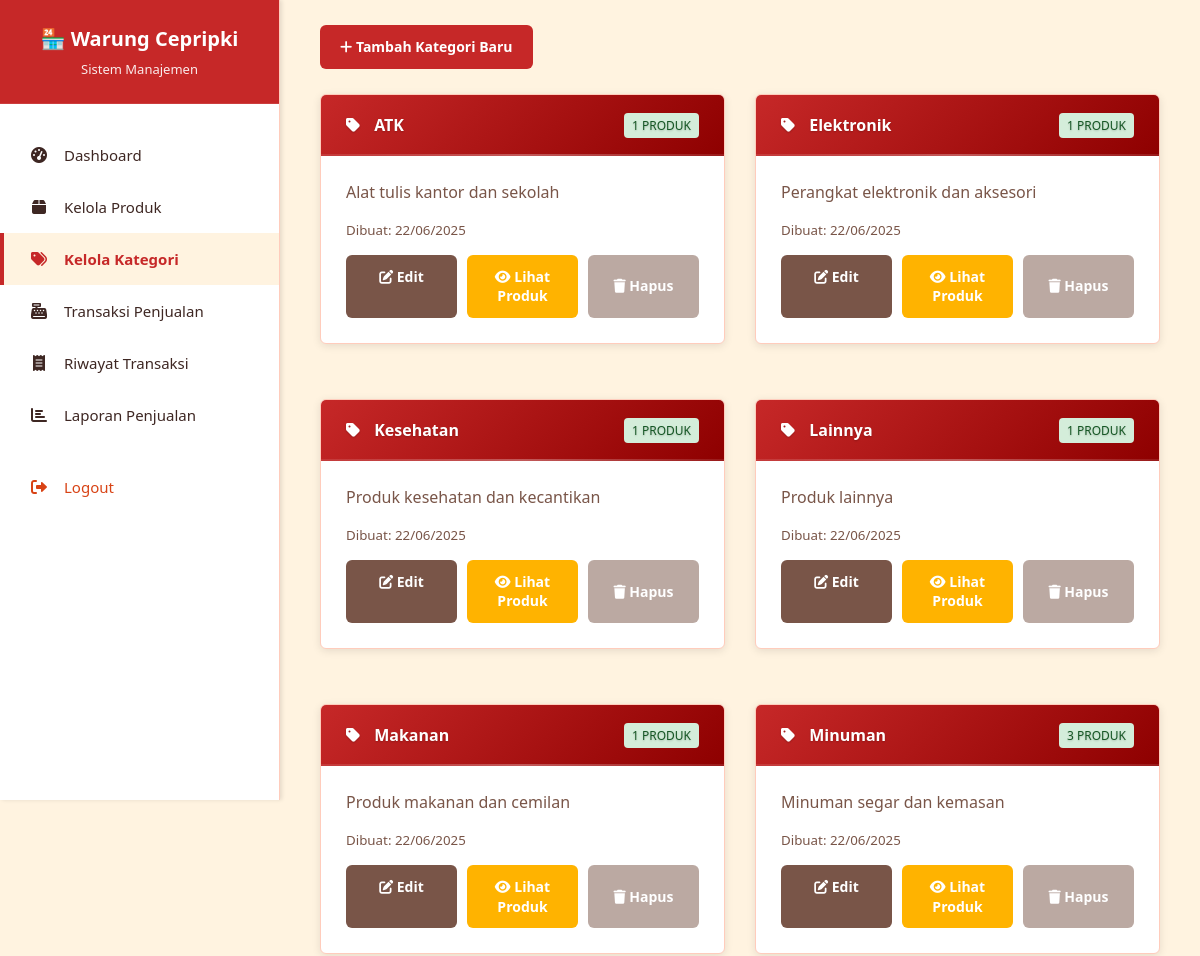
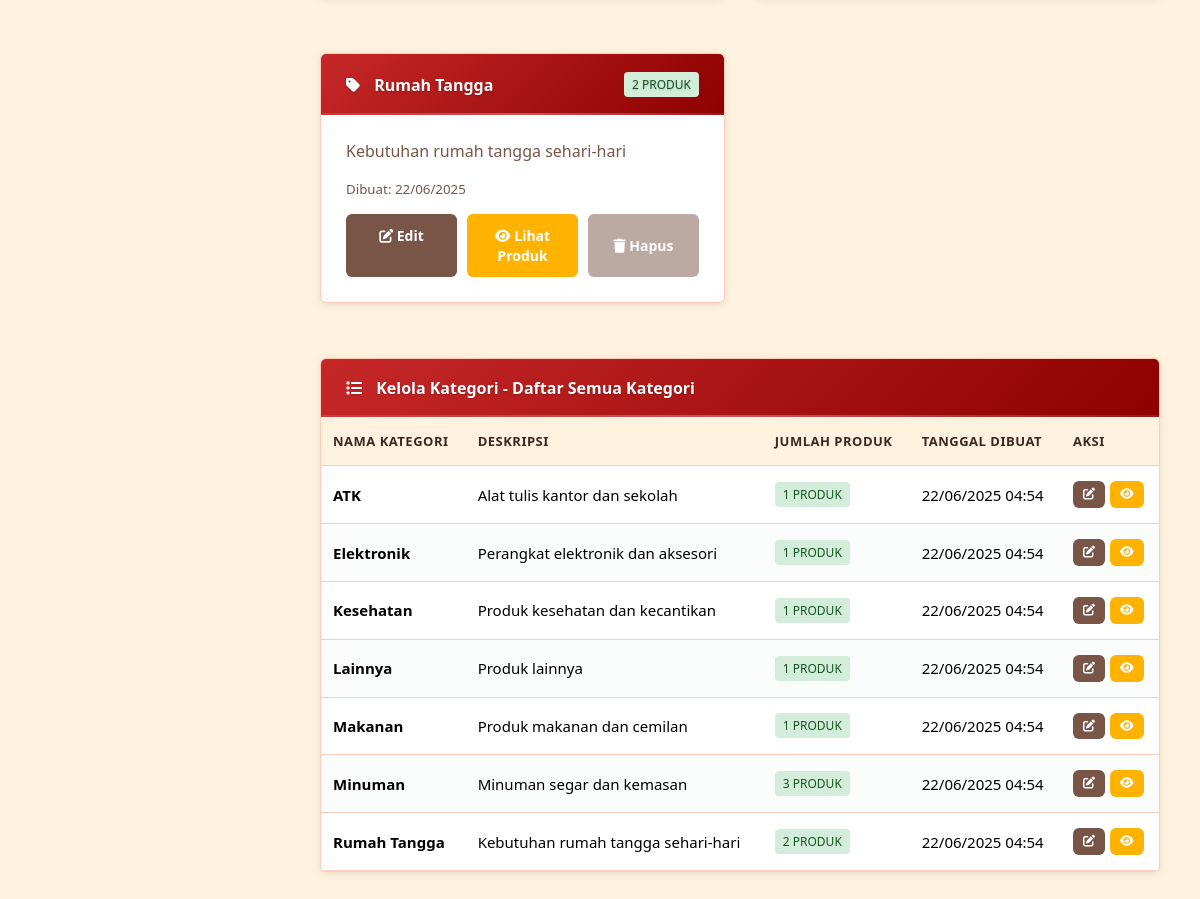
The page /kategori.php (signed in) on the database its author committed (2 pictures, top to bottom).
### tables this page shows
CREATE TABLE kategori (
    id_kategori INT AUTO_INCREMENT PRIMARY KEY,
    nama_kategori VARCHAR(100) NOT NULL,
    deskripsi TEXT,
    created_at TIMESTAMP DEFAULT CURRENT_TIMESTAMP,
    updated_at TIMESTAMP DEFAULT CURRENT_TIMESTAMP ON UPDATE CURRENT_TIMESTAMP
);

### kategori.php (the view, shortened to what this page needs)
<?php
require_once 'includes/layout.php';
try {
    $conn = getConnection();
    $stmt = $conn->query("
        SELECT
            k.id_kategori,
            k.nama_kategori,
            k.deskripsi,
            k.created_at,
            COUNT(p.id_produk) as jumlah_produk
        FROM kategori k
        LEFT JOIN produk p ON k.id_kategori = p.id_kategori AND p.status = 'aktif'
        GROUP BY k.id_kategori, k.nama_kategori, k.deskripsi, k.created_at
        ORDER BY k.nama_kategori ASC
    ");
    $categories = $stmt->fetchAll();
} catch (Exception $e) {
    $error_message = 'Terjadi kesalahan dalam memuat data kategori.';
}
?>
<div class="action-buttons">
    <a href="tambah-kategori.php" class="btn">
        <i class="fas fa-plus"></i> Tambah Kategori Baru
    </a>
</div>
<div class="card-grid">
    <?php foreach ($categories as $category): ?>
    <div class="card">
        <div class="card-header" style="display: flex; justify-content: space-between; align-items: center;">
            <span><i class="fas fa-tag"></i> <?php echo htmlspecialchars($category['nama_kategori']); ?></span>
            <span class="status-badge status-success"><?php echo number_format($category['jumlah_produk']); ?> Produk</span>
        </div>
        <div class="card-body">
            <p style="margin-bottom: 15px; color: var(--text-light);">
                <?php echo htmlspecialchars($category['deskripsi'] ?: 'Tidak ada deskripsi'); ?>
            </p>
            <small style="color: var(--text-light);">
                Dibuat: <?php echo date('d/m/Y', strtotime($category['created_at'])); ?>
            </small>            <div style="margin-top: 15px; display: flex; gap: 10px;">
                <a href="edit-kategori.php?id=<?php echo $category['id_kategori']; ?>" class="btn btn-secondary" style="flex: 1; text-align: center;">
                    <i class="fas fa-edit"></i> Edit
                </a>
                <?php if ($category['jumlah_produk'] > 0): ?>
                <a href="kategori-produk.php?id=<?php echo $category['id_kategori']; ?>" class="btn btn-warning" style="flex: 1; text-align: center;">
                    <i class="fas fa-eye"></i> Lihat Produk
                </a>
                <?php endif; ?>
                <?php if ($category['jumlah_produk'] == 0): ?>
                <a href="hapus-kategori.php?id=<?php echo $category['id_kategori']; ?>"
                   class="btn btn-danger" style="flex: 1; text-align: center;"
                   onclick="return confirm('Yakin ingin menghapus kategori ini?')">
                    <i class="fas fa-trash"></i> Hapus
                </a>
                <?php else: ?>
                <button class="btn btn-danger" style="flex: 1; opacity: 0.5;" disabled title="Tidak dapat dihapus karena masih ada produk">
                    <i class="fas fa-trash"></i> Hapus
                </button>
                <?php endif; ?>
            </div>
        </div>
    </div>
    <?php endforeach; ?>
</div>
<div class="card">
    <div class="card-header">
        <i class="fas fa-list"></i> Kelola Kategori - Daftar Semua Kategori
    </div>
    <div class="card-body" style="padding: 0;">
        <?php if (!empty($categories)): ?>
        <table class="table">
            <thead>
                <tr>
                    <th>Nama Kategori</th>
                    <th>Deskripsi</th>
                    <th>Jumlah Produk</th>
                    <th>Tanggal Dibuat</th>
                    <th>Aksi</th>
                </tr>
            </thead>
            <tbody>
                <?php foreach ($categories as $category): ?>
                <tr>
                    <td>
                        <strong><?php echo htmlspecialchars($category['nama_kategori']); ?></strong>
                    </td>
                    <td><?php echo htmlspecialchars($category['deskripsi'] ?: '-'); ?></td>
                    <td>
                        <span class="status-badge status-success">
                            <?php echo number_format($category['jumlah_produk']); ?> produk
                        </span>
                    </td>
                    <td><?php echo date('d/m/Y H:i', strtotime($category['created_at'])); ?></td>                    <td>
                        <div style="display: flex; gap: 5px; flex-wrap: wrap;">
                            <a href="edit-kategori.php?id=<?php echo $category['id_kategori']; ?>"
                               class="btn btn-secondary" style="padding: 5px 10px; font-size: 12px;"
                               title="Edit Kategori">
                                <i class="fas fa-edit"></i>
                            </a>
                            <?php if ($category['jumlah_produk'] > 0): ?>
                            <a href="kategori-produk.php?id=<?php echo $category['id_kategori']; ?>"
                               class="btn btn-warning" style="padding: 5px 10px; font-size: 12px;"
                               title="Lihat Produk">
                                <i class="fas fa-eye"></i>
                            </a>
                            <?php endif; ?>
                        </div>
                    </td>
                </tr>
                <?php endforeach; ?>
            </tbody>
        </table>        <?php endif; ?>
    </div>
</div>

### assets/css/style.css (style rules this page uses)
* { margin: 0; padding: 0; box-sizing: border-box; }
.btn, button.btn, a.btn { box-sizing: border-box; }
:root { --primary-color: #c62828; --primary-light: #ef5350; --primary-dark: #8e0000; --secondary-color: #fff3e0; --text-color: #3e2723; --text-light: #795548; --border-color: #ffccbc; --success-color: #81c784; --danger-color: #d84315; --warning-color: #ffb300; }
body { font-family: "Segoe UI", Tahoma, Geneva, Verdana, sans-serif; background: var(--secondary-color); min-height: 100vh; }
body.dashboard-page { margin: 0; overflow-x: hidden; }
.action-buttons { margin-bottom: 25px; display: flex; gap: 12px; flex-wrap: wrap; align-items: center; }
.action-buttons .btn { margin: 0; }
[title] { position: relative; }
@media (min-width: 1024px) { .table th, .table td { padding: 18px 15px; } }
@media (min-width: 1024px) { .table th { font-size: 14px; } }
@media (min-width: 1024px) { .table td { font-size: 15px; } }
.card-grid { display: grid; grid-template-columns: repeat(auto-fill, minmax(320px, 1fr)); gap: 25px; margin-bottom: 30px; }
@media (min-width: 1200px) { .card-grid { grid-template-columns: repeat(auto-fill, minmax(350px, 1fr)); gap: 30px; } }
.card { animation: slideUp 0.3s ease-out; }
input, select, textarea, .form-control, .menu-item, .card { transition: color 0.2s ease, background-color 0.2s ease, border-color 0.2s ease; }
.btn, button.btn, a.btn { display: inline-block; padding: 12px 20px; background: var(--primary-color); color: white; border: none; border-radius: 6px; text-decoration: none; font-size: 14px; font-weight: 600; cursor: pointer; transition: all 0.3s ease; text-align: center; line-height: 1.4; vertical-align: middle; user-select: none; box-sizing: border-box; }
.btn:disabled, button.btn:disabled { background: var(--text-light); cursor: not-allowed; transform: none; box-shadow: none; opacity: 0.6; }
.btn.btn-secondary, .btn-secondary { background: var(--text-light); color: white; }
.btn.btn-danger, .btn-danger { background: var(--danger-color); color: white; }
.btn.btn-warning, .btn-warning { background: var(--warning-color); color: white; }
.btn i { margin-right: 8px; }
.btn i:only-child { margin-right: 0; }
.status-badge { display: inline-block; padding: 4px 8px; border-radius: 4px; font-size: 12px; font-weight: 500; text-transform: uppercase; }
.status-success { background: #d4edda; color: #155724; }
.card { background: white; border-radius: 6px; box-shadow: 0 2px 8px rgba(0, 0, 0, 0.1); border: 1px solid var(--border-color); overflow: hidden; margin-bottom: 25px; }
.card-header { background: linear-gradient( 135deg, var(--primary-color) 0%, var(--primary-dark) 100% ); color: white; padding: 18px 25px; font-weight: 600; font-size: 16px; border-bottom: none; position: relative; text-shadow: 0 1px 2px rgba(0, 0, 0, 0.2); }
.card-header::after { content: ""; position: absolute; bottom: 0; left: 0; right: 0; height: 2px; background: linear-gradient( 90deg, rgba(255, 255, 255, 0.1) 0%, rgba(255, 255, 255, 0.3) 50%, rgba(255, 255, 255, 0.1) 100% ); }
.card-header i { margin-right: 10px; }
.card-body { padding: 25px; }
.table { width: 100%; border-collapse: collapse; margin-bottom: 0; font-size: 14px; }
.table th, .table td { padding: 15px 12px; text-align: left; border-bottom: 1px solid var(--border-color); vertical-align: middle; }
.table th { background: var(--secondary-color); font-weight: 600; color: var(--text-color); font-size: 13px; text-transform: uppercase; letter-spacing: 0.5px; }
.table tbody tr { transition: background-color 0.2s ease; }
.table tbody tr:nth-child(even) { background: rgba(248, 249, 250, 0.5); }
.btn, button.btn, a.btn { font-family: inherit; -webkit-appearance: none; -moz-appearance: none; appearance: none; }

### rows shown on the page
kategori: nama_kategori "ATK", jumlah_produk "1", deskripsi "Alat tulis kantor dan sekolah", created_at "22/06/2025", created_at "22/06/2025 04:54"
kategori: nama_kategori "Elektronik", jumlah_produk "1", deskripsi "Perangkat elektronik dan aksesori", created_at "22/06/2025", created_at "22/06/2025 04:54"
kategori: nama_kategori "Kesehatan", jumlah_produk "1", deskripsi "Produk kesehatan dan kecantikan", created_at "22/06/2025", created_at "22/06/2025 04:54"
kategori: nama_kategori "Lainnya", jumlah_produk "1", deskripsi "Produk lainnya", created_at "22/06/2025", created_at "22/06/2025 04:54"
kategori: nama_kategori "Makanan", jumlah_produk "1", deskripsi "Produk makanan dan cemilan", created_at "22/06/2025", created_at "22/06/2025 04:54"
kategori: nama_kategori "Minuman", jumlah_produk "3", deskripsi "Minuman segar dan kemasan", created_at "22/06/2025", created_at "22/06/2025 04:54"
kategori: nama_kategori "Rumah Tangga", jumlah_produk "2", deskripsi "Kebutuhan rumah tangga sehari-hari", created_at "22/06/2025", created_at "22/06/2025 04:54"

### other values the page prints
$item['label'] "Dashboard"
$item['label'] "Kelola Produk"
$item['label'] "Kelola Kategori"
$item['label'] "Transaksi Penjualan"
$item['label'] "Riwayat Transaksi"
$item['label'] "Laporan Penjualan"
